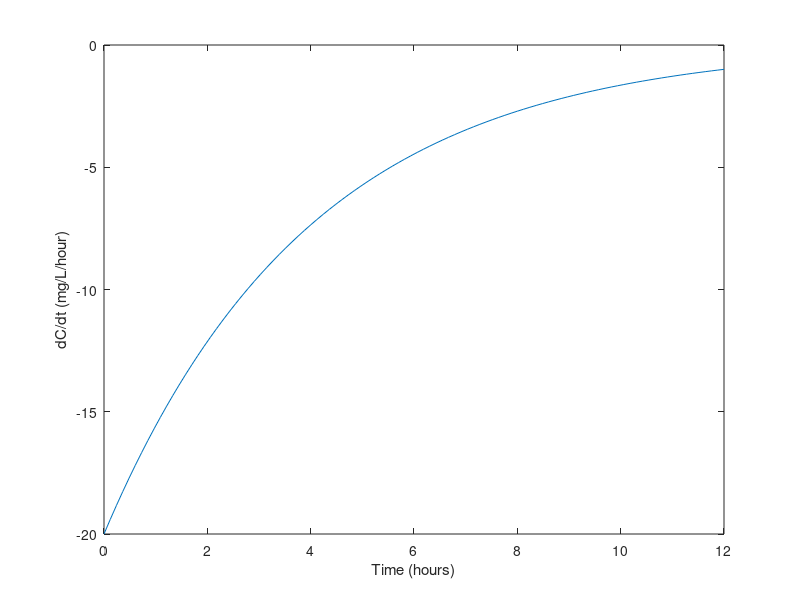

Recreate this plot in MATLAB.
clc;
clear;
close all;

C0 = 80;
t = linspace(0, 12, 100);
C = C0*exp(-0.25*t);
plot(t, C)
xlabel("Time (hours)")
ylabel("Drug concentration (mg/L)")

C_prime = -0.25*C0*exp(-0.25*t);
plot(t, C_prime)
xlabel("Time (hours)")
ylabel('dC/dt (mg/L/hour)')
